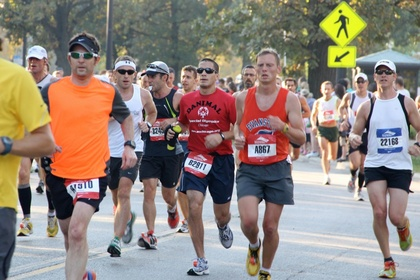
%> input picture Homework4/hw4_code/test0.jpg, 420 x 280 px, shrunk from 1408 x 938 before the run
$ octave --eval "result = hog(rgb2gray(imread('test0.jpg')));"   (GNU Octave 9; MATLAB toolbox functions it lacks are replaced by stand-ins)
%> lines starting %> are read from the running program, lines starting %| are printed output that depends on the picture
### Homework4/hw4_code/mygradient.m
function [mag,ori] = mygradient(I)
%
% compute image gradient magnitude and orientation at each pixel
%

horizDeriv = [1 -1];
vertDeriv = [1;-1];
horizDerivImage = conv2(I,horizDeriv,'same');
vertDerivImage = conv2(I,vertDeriv,'same');
complexImage = horizDerivImage + vertDerivImage*sqrt(-1);
mag = abs(complexImage);
ori = angle(complexImage);

### Homework4/hw4_code/hog.m
function ohist = hog(I)
%
% compute orientation histograms over 8x8 blocks of pixels
% orientations are binned into 9 possible bins
%
% I : grayscale image of dimension HxW
% ohist : orinetation histograms for each block. ohist is of dimension (H/8)x(W/8)x9
%

[h,w] = size(I); %size of the input
%> h = 280; w = 420
h2 = ceil(h/8); %the size of the output
%> h2 = 35
w2 = ceil(w/8);
%> w2 = 53
heightPadding = h2*8 - h;
%> heightPadding = 0
widthPadding = w2*8 - w;
%> widthPadding = 4
nori = 9;       %number of orientation bins

[initMag,initOri] = mygradient(I);
%> in mygradient, `vertDerivImage = conv2(I,vertDeriv,'same');`:
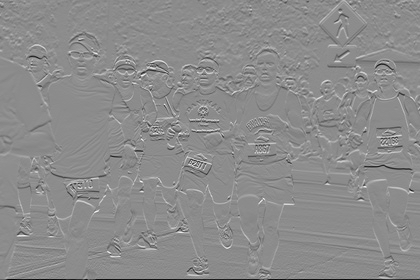
%> vertDerivImage: size 280x420 double; min -209, max 170, mean -0.4; drawn with min black and max white
%> in mygradient, `ori = angle(complexImage);`:
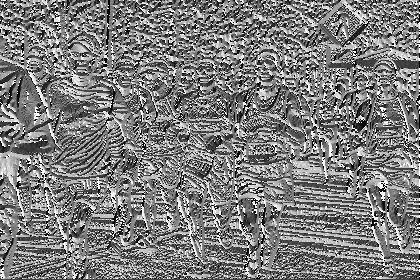
%> ori: size 280x420 double; min -3.14, max 3.14, mean -0.0484; drawn with min black and max white

paddedMag = padarray(initMag,[heightPadding widthPadding]);
mag = paddedMag(heightPadding+1:end,widthPadding+1:end);
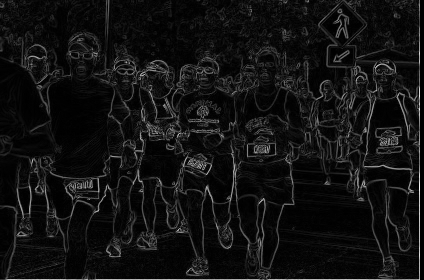
%> mag: size 280x424 double; min 0, max 247, mean 18


paddedOri = padarray(initOri,[heightPadding widthPadding]);
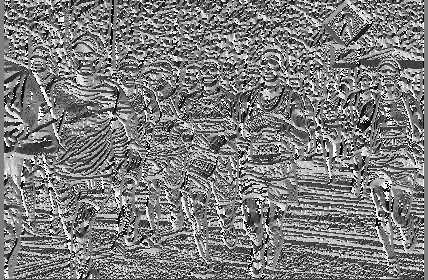
%> paddedOri: size 280x428 double; min -3.14, max 3.14, mean -0.0475; drawn with min black and max white
ori = paddedOri(heightPadding+1:end,widthPadding+1:end);
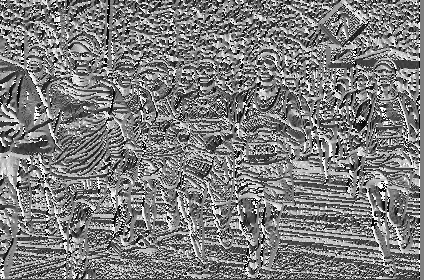
%> ori: size 280x424 double; min -3.14, max 3.14, mean -0.0479; drawn with min black and max white

thresh = 0.1*max(max(mag));  %threshold for edges
%> thresh = 24.7

edgePixels = (mag>thresh);
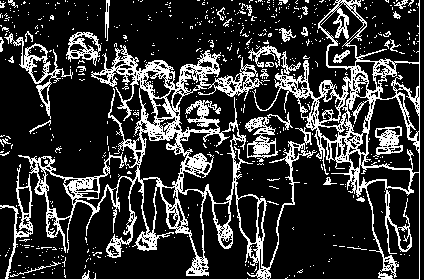
%> edgePixels: size 280x424 logical; 20.7% white in thin lines or dots
binMins = (-pi/2):pi/9:(pi/2-pi/9);
binMaxs = (-pi/2+pi/9):pi/9:(pi/2);

% separate out pixels into orientation channels
ohist = zeros(h2,w2,nori);
for i = 1:nori

    minVal = binMins(i);
    maxVal = binMaxs(i);

  % create a binary image containing 1's for the pixels that are edges at this orientation
  B = edgePixels & (ori>=minVal) & (ori<=maxVal);

    for row = 0:h2-1
       for col = 0:w2-1
           rowStart = 8*row + 1;
           rowEnd = 8*row + 8;
           colStart = 8*col + 1;
           colEnd = 8*col + 8;

           %number of edges in this block at this orientation
           numOrientEdges = sum(sum(double(B(rowStart:rowEnd,colStart:colEnd))));

           %number of edges total in this block
           numTotalEdges = sum(sum(double(edgePixels(rowStart:rowEnd,colStart:colEnd))));

           if(numTotalEdges < 1)
            ohist(row+1,col+1,i) = 0;
           else
               ohist(row+1,col+1,i) = numOrientEdges/numTotalEdges;
           end

       end
    end

end
%> this loop made 9 passes
%> pass 3, in hog, `B = edgePixels & (ori>=minVal) & (ori<=maxVal);`:
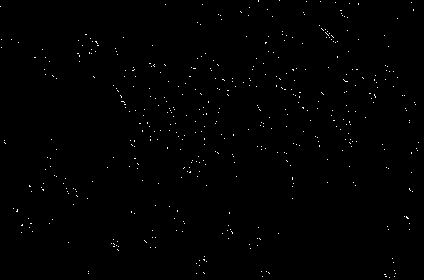
%> B: size 280x424 logical; 0.5% white in thin lines or dots

end

$ run again, on Homework4/hw4_code/test1.jpg
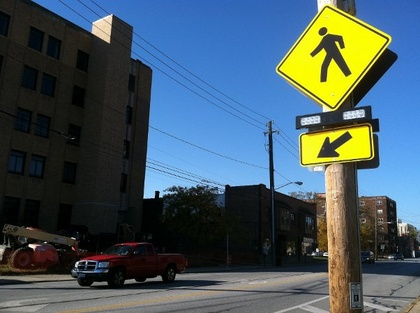
%> input picture Homework4/hw4_code/test1.jpg, 420 x 313 px, shrunk from 602 x 449 before the run
%> in hog, `ori = paddedOri(heightPadding+1:end,widthPadding+1:end);`:
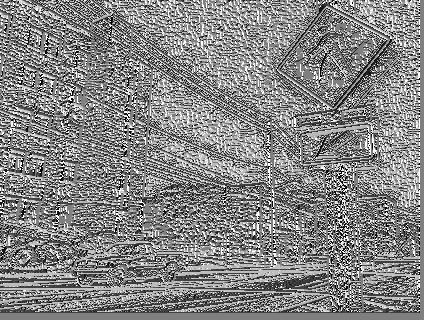
%> ori: size 320x424 double; min -3.14, max 3.14, mean 0.155; drawn with min black and max white
%> thresh = 21.75
%> edgePixels: size 320x424 logical; 13.7% white in thin lines or dots
%> the loop in hog, `for i = 1:nori` made 9 passes
%> pass 3, in hog, `B = edgePixels & (ori>=minVal) & (ori<=maxVal);`:
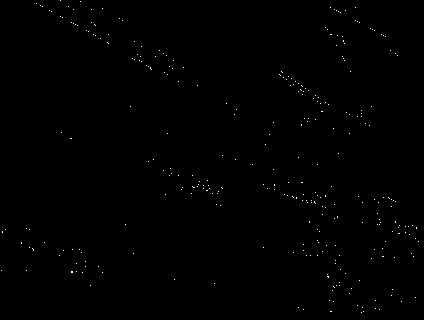
%> B: size 320x424 logical; 0.26% white in thin lines or dots

$ run again, on Homework4/hw4_code/test2.jpg
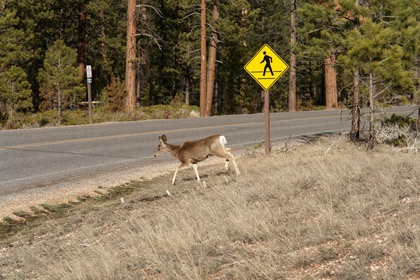
%> input picture Homework4/hw4_code/test2.jpg, 420 x 280 px, shrunk from 1434 x 956 before the run
%> thresh = 23.32
%> in hog, `edgePixels = (mag>thresh);`:
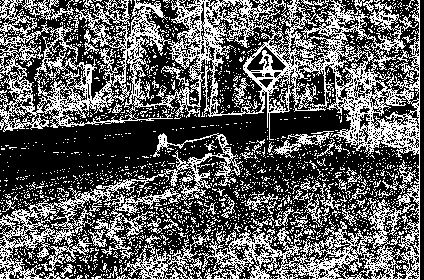
%> edgePixels: size 280x424 logical; 37.3% white in thin lines or dots
%> the loop in hog, `for i = 1:nori` made 9 passes
%> pass 3, in hog, `B = edgePixels & (ori>=minVal) & (ori<=maxVal);`:
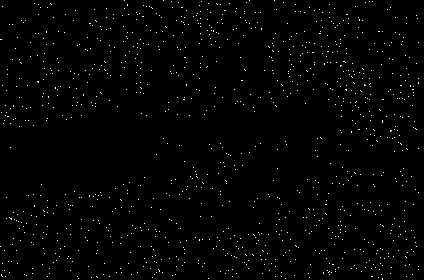
%> B: size 280x424 logical; 1% white in thin lines or dots

$ run again, on Homework4/hw4_code/test3.jpg
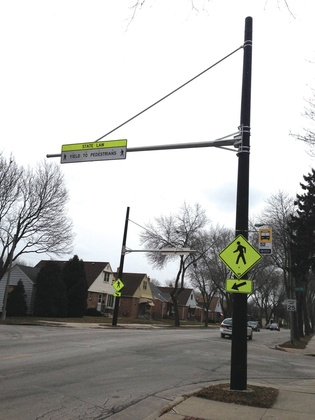
%> input picture Homework4/hw4_code/test3.jpg, 315 x 420 px, shrunk from 1100 x 1467 before the run
%> thresh = 25.69
%> edgePixels: size 424x320 logical; 14.7% white in thin lines or dots
%> the loop in hog, `for i = 1:nori` made 9 passes
%> pass 3, in hog, `B = edgePixels & (ori>=minVal) & (ori<=maxVal);`:
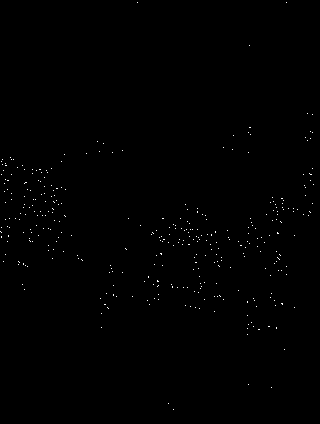
%> B: size 424x320 logical; 0.3% white in thin lines or dots
